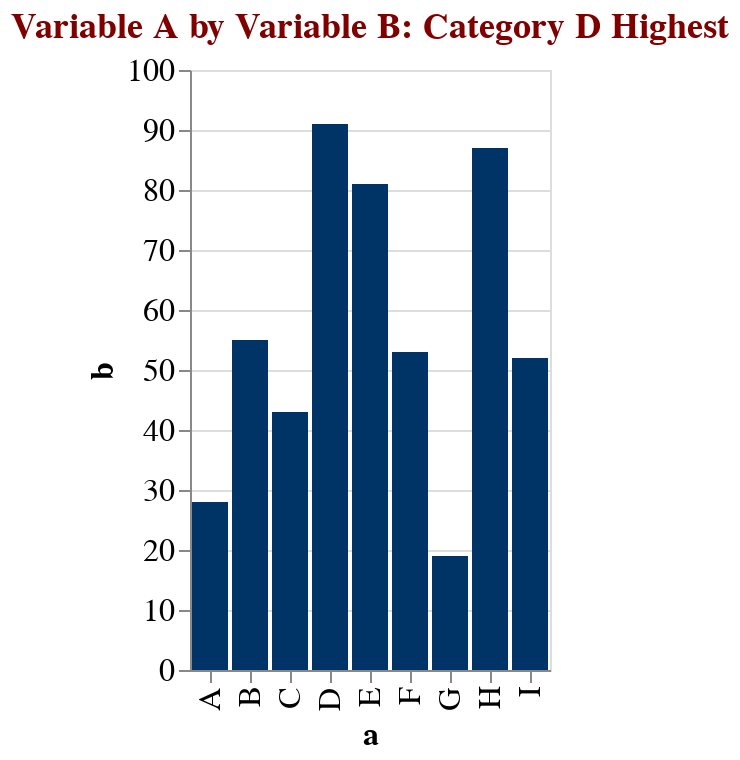

Write notebook code for a chart like this one.
### Markdown cell above
### Make our chart

### Code cell
best_chart = tf.make_basic_bar('Variable A by Variable B: Category D Highest')
best_chart

### Figure 1 — Vega-Lite specification as saved in the notebook (floating-point values rounded to 4 significant figures)
{"config": {"title": {"font": "Futura", "fontSize": 18, "anchor": "middle", "color": "#800000"}, "axisX": {"grid": false, "tickSize": 6, "labelFontSize": 16, "titleFontSize": 16}, "axisY": {"labelFontSize": 16, "tickSize": 6, "titleFontSize": 16}, "background": "white", "text": {"color": "#800000", "fontSize": 16, "fontWeight": 400, "baseline": "top", "filled": true, "lineBreak": "\n"}, "bar": {"fill": "#003366"}, "line": {"strokeWidth": 3}, "range": {"category": "ylorrd", "diverging": "blueorange", "ramp": "ylorrd", "ordinal": "ylorrd", "heatmap": "viridis"}, "legend": {"titleFontSize": 16}}, "data": {"name": "data-c2a3e89ba9d5d1687d5e8c28d630a033"}, "mark": "bar", "encoding": {"x": {"type": "nominal", "field": "a"}, "y": {"type": "quantitative", "field": "b"}}, "title": "Variable A by Variable B: Category D Highest", "$schema": "https://vega.github.io/schema/vega-lite/v4.0.2.json", "datasets": {"data-c2a3e89ba9d5d1687d5e8c28d630a033": [{"a": "A", "b": 28}, {"a": "B", "b": 55}, {"a": "C", "b": 43}, {"a": "D", "b": 91}, {"a": "E", "b": 81}, {"a": "F", "b": 53}, {"a": "G", "b": 19}, {"a": "H", "b": 87}, {"a": "I", "b": 52}]}}
